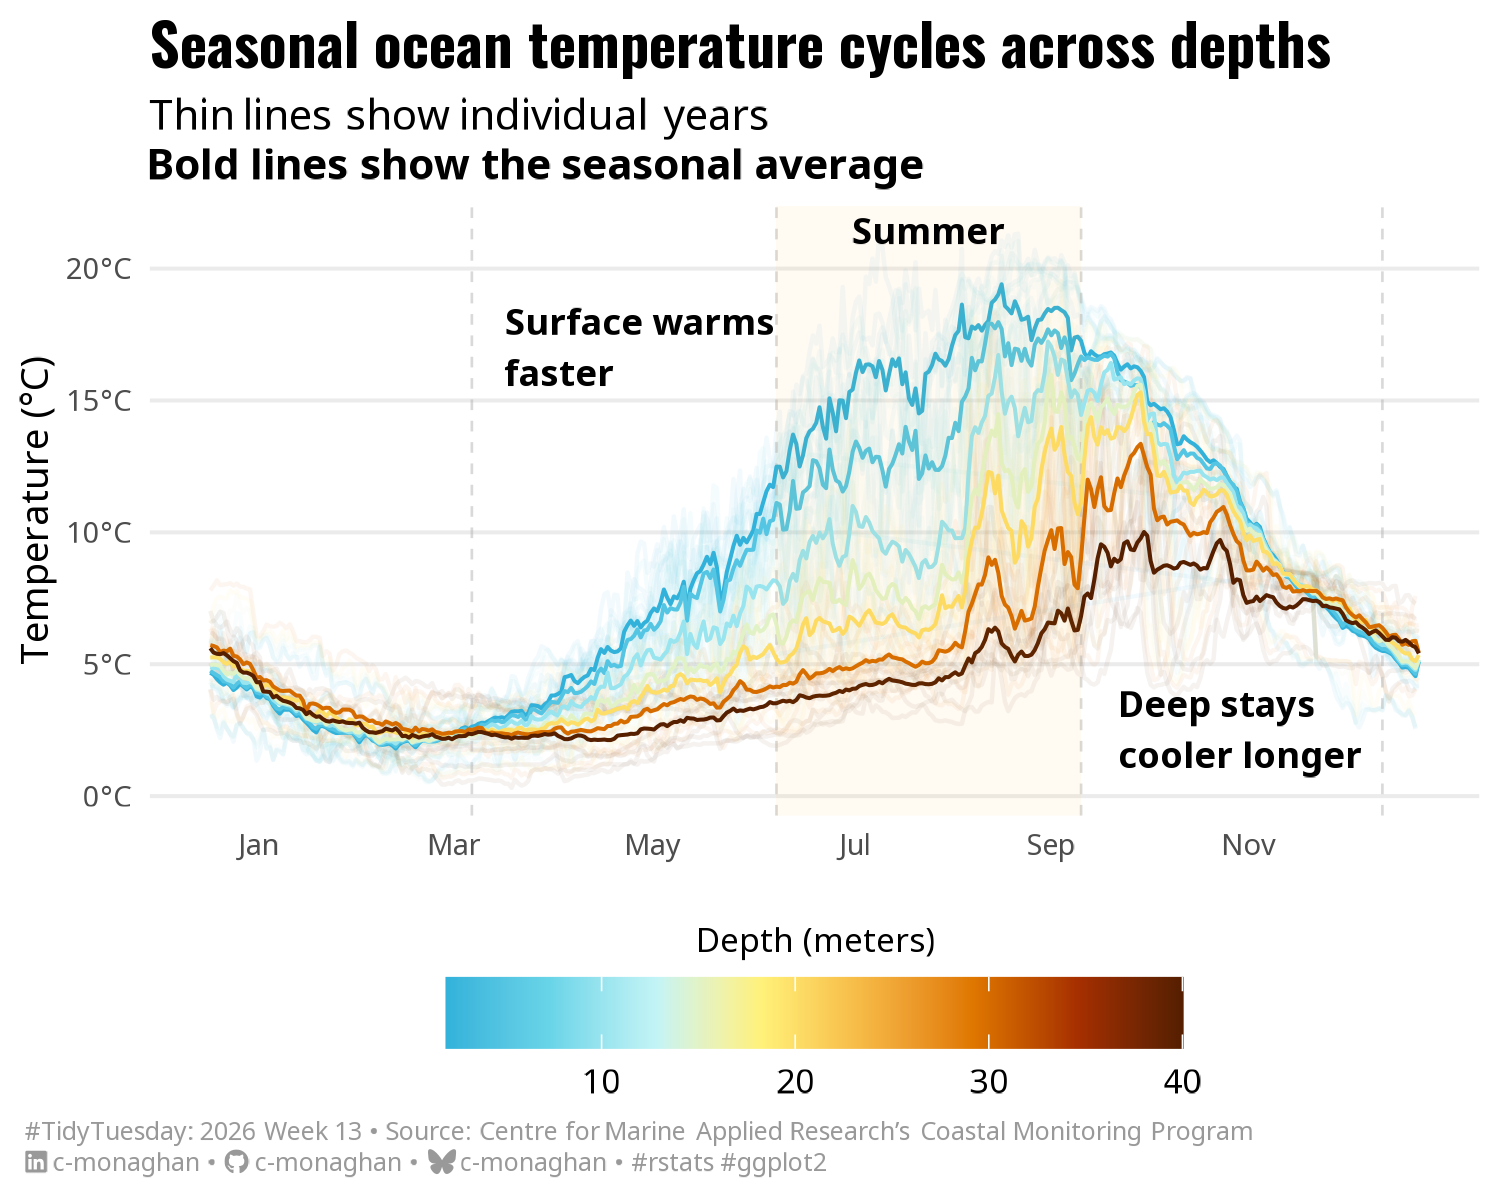

Write R code to recreate this figure.
# Packages ---------------------------------------------------------------------
library(dplyr)
library(ggplot2)
library(showtext)

# Fonts ------------------------------------------------------------------------
font_add_google("Oswald")
font_add_google("Noto Sans")

title_font <- "Oswald"
body_font <- "Noto Sans"

showtext_auto(enable = TRUE)
showtext_opts(dpi = 300)

caption <- cmBrand::create_caption(
  social = cmBrand::social_brand(),
  tt_text = cmBrand::tt_text(
    year = 2026,
    week = 13,
    source = "Centre for Marine Applied Research's Coastal Monitoring Program"
  )
)

# Theme ------------------------------------------------------------------------
theme_clean <- function() {
  theme_minimal(base_family = body_font, base_size = 10) +
    theme(
      plot.title = element_text(
        size = rel(1.4),
        face = "bold",
        family = title_font
      ),
      plot.subtitle = ggtext::element_textbox_simple(
        size = rel(1),
        margin = margin(t = 0, r = 0, b = 4, l = 0, unit = "pt")
      ),
      plot.caption = ggtext::element_markdown(
        size = rel(0.6),
        hjust = 0,
        lineheight = 1.25,
        colour = "#999999",
        margin = margin(t = 0, r = 0, b = 0.5, l = -30, unit = "pt")
      )
    )
}

# Tidytuesday data -------------------------------------------------------------
tt_data <- tidytuesdayR::tt_load(x = 2026, week = 13)

ocean_temperature <- tt_data$ocean_temperature
ocean_temperature_deployments <- tt_data$ocean_temperature_deployments

# Creating a season dataset ----------------------------------------------------
season_temps <- ocean_temperature |>
  rename(
    depth = sensor_depth_at_low_tide_m,
    mean_temp = mean_temperature_degree_c,
    sd_temp = sd_temperature_degree_c
  ) |>
  mutate(
    year = lubridate::year(date),
    month = lubridate::month(date),
    month_label = lubridate::month(date, label = TRUE),
    doy = lubridate::yday(date),

    season = case_when(
      month %in% c(12, 1, 2) ~ "Winter",
      month %in% c(3, 4, 5) ~ "Spring",
      month %in% c(6, 7, 8) ~ "Summer",
      month %in% c(9, 10, 11) ~ "Autumn"
    ),

    # To make the lines connect nicely for winter (December -> January)
    # I wanna make sure ggplot knows December belongs in the next year
    season_year = if_else(month == 12, year + 1, year)
  )

# Plotting ---------------------------------------------------------------------
season_temps |>
  ggplot(aes(x = doy, y = mean_temp, colour = depth)) +
  geom_line(
    aes(group = interaction(season_year, depth)),
    alpha = 0.06,
    linewidth = 0.5
  ) +
  # Vertical lines to distinguish seasons
  geom_vline(
    xintercept = c(80, 172, 264, 355),
    colour = "grey70",
    linewidth = 0.3,
    linetype = "dashed",
    alpha = 0.5
  ) +
  # Mean lines for each depth
  stat_summary(
    aes(group = depth),
    fun = mean,
    geom = "line"
  ) +
  # Adding annotations
  annotate(
    "rect",
    xmin = 172,
    xmax = 264,
    ymin = -Inf,
    ymax = Inf,
    alpha = 0.05,
    fill = "orange"
  ) +
  annotate(
    "text",
    x = 218,
    y = Inf,
    label = "Summer",
    vjust = 1.5,
    size = rel(3),
    fontface = "bold"
  ) +
  annotate(
    "text",
    x = 90,
    y = 17,
    label = "Surface warms \nfaster",
    size = rel(3),
    hjust = 0,
    fontface = "bold"
  ) +
  annotate(
    "text",
    x = 275,
    y = 2.5,
    label = "Deep stays \ncooler longer",
    size = rel(3),
    hjust = 0,
    fontface = "bold"
  ) +
  scale_x_continuous(
    breaks = seq(15, 345, by = 60),
    labels = c("Jan", "Mar", "May", "Jul", "Sep", "Nov")
  ) +
  scale_y_continuous(labels = scales::label_number(suffix = "°C")) +
  MetBrewer::scale_colour_met_c(name = "Homer1", direction = -1) +
  labs(
    title = "Seasonal ocean temperature cycles across depths",
    subtitle = "Thin lines show individual years <br> <b>Bold lines show the seasonal average</b>",
    x = NULL,
    y = "Temperature (°C)",
    colour = "Depth (meters)",
    caption = caption
  ) +
  theme_clean() +
  theme(
    axis.text = element_text(size = rel(0.7)),
    axis.title = element_text(size = rel(0.9)),
    panel.grid.minor = element_blank(),
    panel.grid.major.x = element_blank(),
    legend.position = "bottom",
    legend.title.position = "top",
    legend.title = element_text(hjust = 0.5, size = rel(0.8)),
    legend.key.width = unit(1.25, "cm")
  ) +
  ggview::canvas(width = 5, height = 4) -> fig

# Exporting --------------------------------------------------------------------
ggview::save_ggplot(fig, here::here("2026/2026-03-31/20260331.png"))
